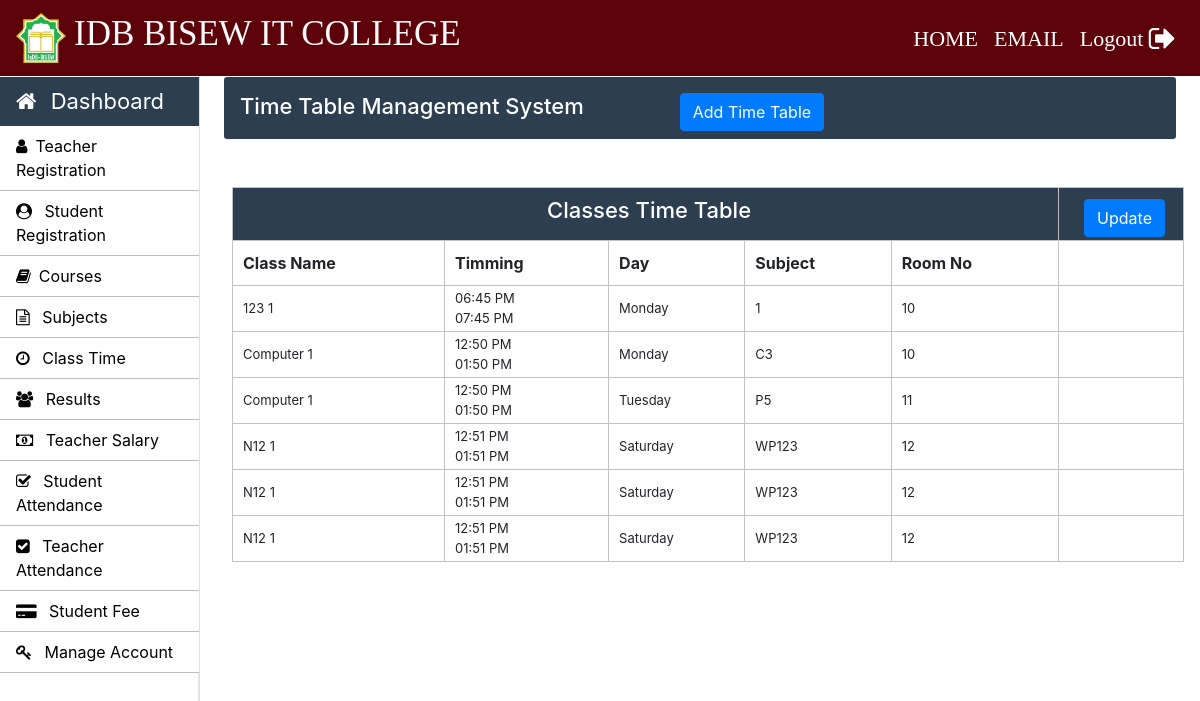
Screenshot of /Admin/time-table.php (signed in) with the database file from the repository.
### tables this page shows
CREATE TABLE `time_table` (
  `id` int(11) NOT NULL,
  `course_code` varchar(10) NOT NULL,
  `semester` int(11) NOT NULL,
  `timing_from` varchar(10) NOT NULL,
  `timing_to` varchar(10) NOT NULL,
  `day` varchar(20) NOT NULL,
  `subject_code` varchar(20) NOT NULL,
  `room_no` int(11) NOT NULL
);

CREATE TABLE `weekdays` (
  `day_id` int(11) NOT NULL,
  `day_name` varchar(15) NOT NULL
);

### Admin/time-table.php (the view, shortened to what this page needs)
<?php
		require_once "../connection/connection.php";
	?>
<!doctype html>
<html lang="en">
	<head>
	</head>
	<body>
		<?php include('../common/common-header.php') ?>
		<?php include('../common/admin-sidebar.php') ?>
		<main role="main" class="col-xl-10 col-lg-9 col-md-8 ml-sm-auto px-md-4 mb-2 w-100">
			<div class="sub-main">
				<div class="text-center d-flex flex-wrap flex-md-nowrap pt-3 pb-2 mb-3 text-white admin-dashboard pl-3">
					<div class="d-flex">
						<h4 class="mr-5">Time Table Management System </h4>
						<button type="button" class="btn btn-primary ml-5" data-toggle="modal" data-target=".bd-example-modal-lg">Add Time Table</button>
					</div>
				</div>
				<div class="row">
					<div class="col-md-12 ml-2">
						<section class=" mt-3">
							<div class="row">
								<div class="col-md-8"></div>
								<div class="col-md-3 ml-5 ">
									<div class="col-md-12 pt-3 ml-5">
									</div>
								</div>
							</div>
							<div class="row">
								<div class="col-md-12">
									<table class="w-100 table-elements table-three-tr" cellpadding="3">
										<tr class="table-tr-head table-three text-white">
											<td colspan="5" class="text-center text-white"><h4>Classes Time Table</h4></td>
											<td width="10" >
											<div class="row">
												<div class="col-md-12">
													<div class="col-md-1 mt-2"><button type="button" class="btn btn-primary" data-toggle="modal" data-target=".bd-example-modal-lg1">Update</button>
													</div>
												</div>
											</td>
										</tr>
										<tr class="table-tr-head">
											<th>Class Name</th>
											<th>Timming</th>
											<th>Day</th>
											<th>Subject</th>
											<th>Room No</th>
										</tr>
										<?php
											$query="select id,course_code,TIME_FORMAT(timing_from,'%h:%i %p') as timing_from,TIME_FORMAT(timing_to,'%h:%i %p') as timing_to,semester,day_name,day_id,day,subject_code,room_no from time_table tt inner join weekdays wd on tt.day=wd.day_id";
											$run=mysqli_query($con,$query);
											while($row=mysqli_fetch_array($run)) {
												echo "<tr>";
												echo "<td>".$row["course_code"]." ".$row["semester"]."</td>";
												echo "<td>" .$row["timing_from"]."<br>".$row["timing_to"]."</td>";
												echo "<td>".$row["day_name"]."</td>";
												echo "<td>".$row["subject_code"]."</td>";
												echo "<td>".$row["room_no"]."</td>";
												echo "</tr>";
											}
										?>
									</table>
								</div>
							</div>
						</section>
					</div>
				</div>
			</div>
		</main>
	</body>
</html>

### Css/style.css (style rules this page uses)
h4 { font-size: 22px; }
.admin-dashboard { margin-top: 1px !important; background: #2c3e50 !important; border-radius: 3px; }
.table-elements tr, td, th { font-size: 13px; border: 1px solid rgb(194, 193, 193); padding-left: 10px !important; }
.table-three { background: #2c3e50 !important; }
.table-tr-head { height: 45px !important; padding: 10px !important; margin-top: 5px !important; }
.table-font-for-transcript td, th { font-size: 16px !important; }

### rows the page displays
time_table: course_code "123", semester "1", timing_from "06:45 PM", timing_to "07:45 PM", weekdays.day_name "Monday", subject_code "1", room_no "10"
time_table: course_code "Computer", semester "1", timing_from "12:50 PM", timing_to "01:50 PM", weekdays.day_name "Monday", subject_code "C3", room_no "10"
time_table: course_code "Computer", semester "1", timing_from "12:50 PM", timing_to "01:50 PM", weekdays.day_name "Tuesday", subject_code "P5", room_no "11"
time_table: course_code "N12", semester "1", timing_from "12:51 PM", timing_to "01:51 PM", weekdays.day_name "Saturday", subject_code "WP123", room_no "12"
time_table: course_code "N12", semester "1", timing_from "12:51 PM", timing_to "01:51 PM", weekdays.day_name "Saturday", subject_code "WP123", room_no "12"
time_table: course_code "N12", semester "1", timing_from "12:51 PM", timing_to "01:51 PM", weekdays.day_name "Saturday", subject_code "WP123", room_no "12"
